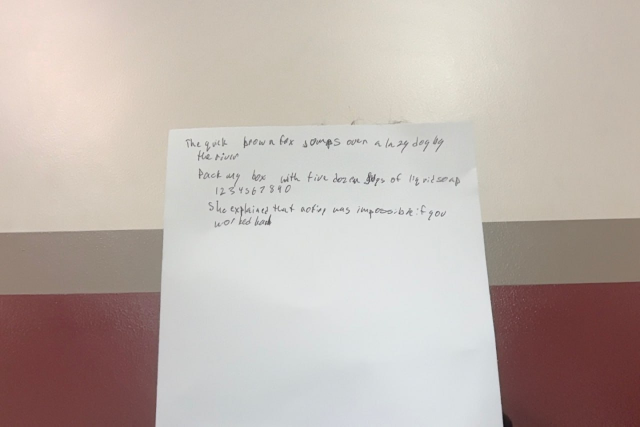
#> input picture clean.jpg, 1280 x 853 px (shown at 1/2 size)
$ python -i run_eval.py   (imports and definitions only)
#> lines starting #> are read from the running program, lines starting #| are printed output that depends on the picture; after the words box and inside, x2 and y2 are one past the last pixel; in counts of white or black regions, pixels touching at a corner belong together
#> further down, picture is the input picture: PIL image 1280x853 RGB; mean R, G, B 190.9, 179.5, 173.4
#!/usr/bin/env python3
"""
InkClone Evaluation Harness v2
Measures OCR accuracy, render speed, and coverage against 30 phrases.

Baseline (v1): 63.6/100 overall, 17.4% OCR, 0.3s render time
Target (v2):   >75/100 overall, >50% OCR
"""

import sys
import os
import json
import time
import difflib
from pathlib import Path
from datetime import datetime

# Add project root to path so we can import project modules
PROJECT_ROOT = Path(__file__).parent.parent
sys.path.insert(0, str(PROJECT_ROOT))

import numpy as np
from PIL import Image, ImageFilter
import cv2

# OCR
try:
    import pytesseract
    TESSERACT_OK = True
except ImportError:
    print("pytesseract not found — install with: pip install pytesseract --break-system-packages")
    TESSERACT_OK = False

# Project modules
from render_engine import HandwritingRenderer
from compositor import composite, INK_COLORS
from paper_backgrounds import generate_blank_paper


# ─────────────────────────────────────────────────────────────
# Glyph loading — check profiles/freeform_vishnu/glyphs first,
# then fall back to real_glyphs/
# ─────────────────────────────────────────────────────────────

def normalize_glyph_alpha(img: Image.Image) -> Image.Image:
    """Pass-through: alpha normalization applied at load time via create_clean_glyph_bank."""
    return img


# [122 lines left out: functions create_clean_glyph_bank, load_glyph_bank, load_phrases, not called in this run]


# ─────────────────────────────────────────────────────────────
# OCR helpers
# ─────────────────────────────────────────────────────────────

def preprocess_for_ocr(pil_img: Image.Image) -> Image.Image:
    """
    Prepare rendered image for tesseract.

    The rendered handwriting occupies only the top-left corner of a large
    canvas. Cropping tight to the ink region + adding padding dramatically
    improves tesseract recognition (less empty whitespace = better page
    segmentation).  Then: contrast boost → Otsu → 2× upscale.
    """
    from PIL import ImageEnhance, ImageOps
    gray = pil_img.convert("L")
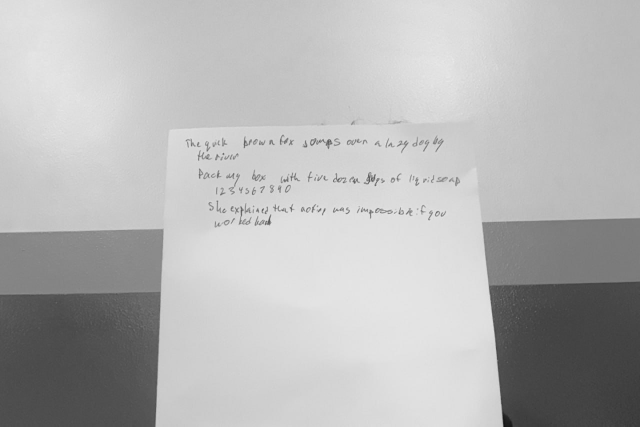
#> gray: PIL image 1280x853 L (shown at 1/2 size); min 17, max 237, mean 182.2
    arr = np.array(gray)

    # Find bounding box of ink pixels (< 220 gray)
    ink_mask = arr < 220
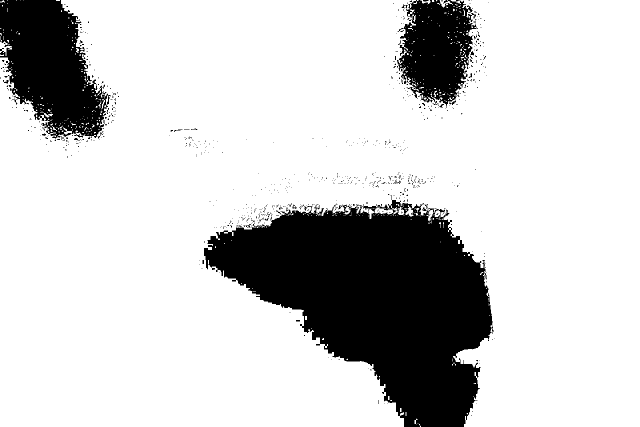
#> ink_mask: shape (853, 1280) bool (shown at 1/2 size); 80.5% white; 775 black regions (747 under 20 px), largest, box (x1, y1, x2, y2) and area: (408, 391, 987, 853) 148400, (0, 0, 222, 278) 38556, (794, 0, 956, 216) 22642
    if ink_mask.any():
        rows = np.where(ink_mask.any(axis=1))[0]
#> rows = 853 values from 0 to 852
        cols = np.where(ink_mask.any(axis=0))[0]
#> cols = 1280 values from 0 to 1279
        pad = 20
        r0 = max(0, rows[0] - pad)
#> r0 = 0
        r1 = min(arr.shape[0], rows[-1] + pad)
#> r1 = 853
        c0 = max(0, cols[0] - pad)
#> c0 = 0
        c1 = min(arr.shape[1], cols[-1] + pad)
#> c1 = 1280
        gray = Image.fromarray(arr[r0:r1, c0:c1])
    else:
        gray = Image.fromarray(arr)

    # Contrast boost then Otsu
    gray = ImageEnhance.Contrast(gray).enhance(4.0)
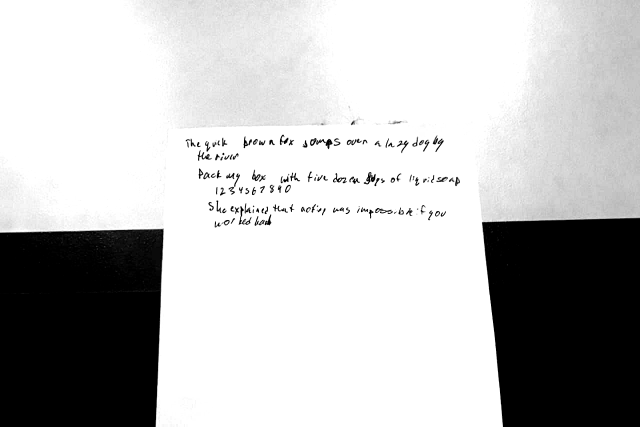
#> gray: PIL image 1280x853 L (shown at 1/2 size); min 0, max 255, mean 189.6
    arr2 = np.array(gray)
    _, binary = cv2.threshold(arr2, 0, 255, cv2.THRESH_BINARY + cv2.THRESH_OTSU)
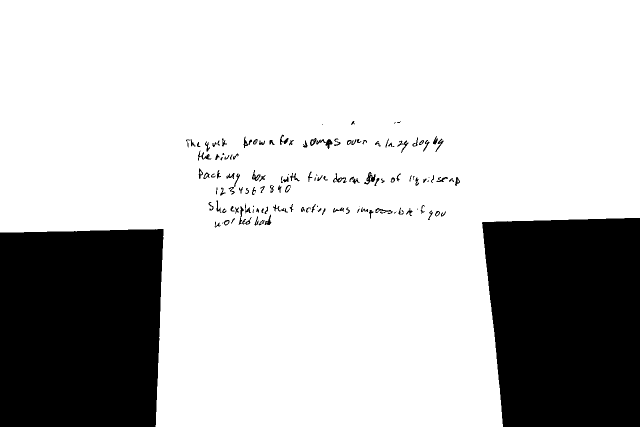
#> binary: shape (853, 1280) (shown at 1/2 size); 76.8% white; 134 black regions (23 under 20 px), largest, box (x1, y1, x2, y2) and area: (0, 458, 327, 853) 124843, (964, 436, 1280, 853) 121614, (728, 344, 751, 369) 229

    # 2× upscale for tesseract
    result = Image.fromarray(binary)
    w, h = result.size
#> w = 1280; h = 853
    result = result.resize((w * 2, h * 2), Image.NEAREST)
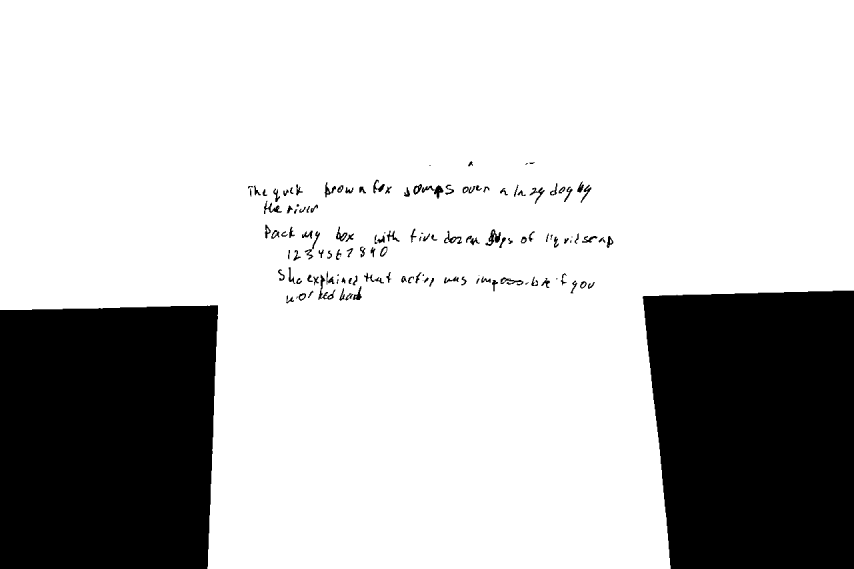
#> result: PIL image 2560x1706 L (shown at 1/3 size); 76.8% white; 134 black regions (8 under 20 px), largest, box (x1, y1, x2, y2) and area: (0, 916, 654, 1706) 499372, (1928, 872, 2560, 1706) 486456, (1456, 688, 1502, 738) 916
    return result


# [249 lines left out: functions ocr_text, char_accuracy, coverage_score, render_phrase, eval_with_bank, run_eval, not called in this run]


# ─────────────────────────────────────────────────────────────
# Entry point
# ─────────────────────────────────────────────────────────────

# [118 lines not run here, left out]

>>> from PIL import Image
>>> picture = Image.open('../clean.jpg')
>>> result = preprocess_for_ocr(picture)
